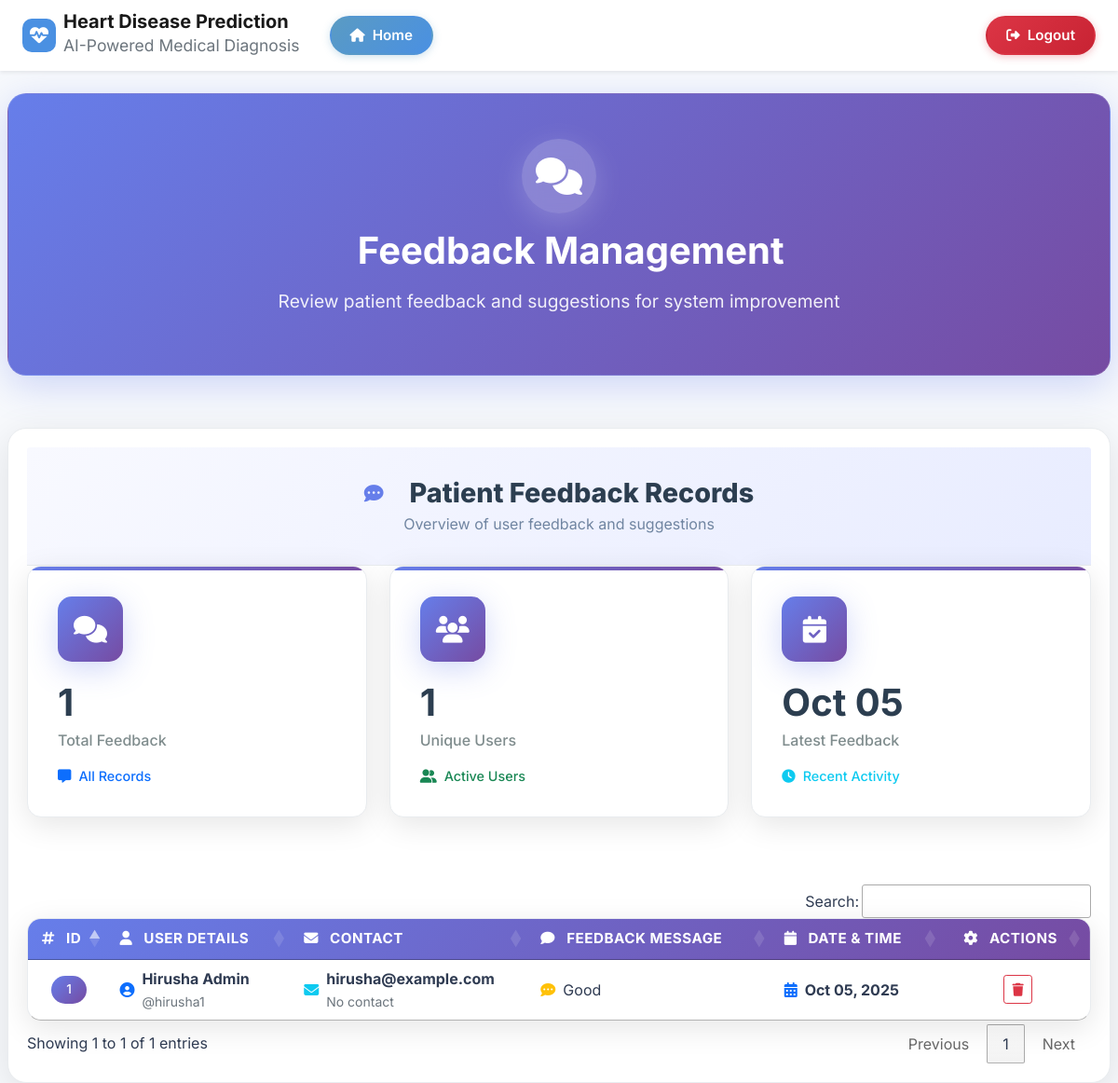
/view_feedback/ (signed in), run on the app's committed database.
### apps/core/health/models.py (models this page shows, shortened)
class Feedback(models.Model):
    user = models.ForeignKey(User, on_delete=models.CASCADE, null=True)
    messages = models.TextField(null=True)
    date = models.DateField(auto_now=True)

### apps/core/health/views.py (the view)
# urls.py: path('view_feedback/', View_Feedback,name="view_feedback"),
@login_required(login_url="login")
def View_Feedback(request):
    dis = Feedback.objects.all()
    unique_users = Feedback.objects.values('user').distinct().count()
    d = {'dis':dis, 'unique_users':unique_users}
    return render(request,'view_feedback.html',d)

### apps/core/health/templates/view_feedback.html (shortened to what this page needs)
{% extends 'index.html' %}
{% load static %}
{% block body %}
<div class="container mt-4 mb-4">
    <div class="row">
        <div class="col-12">
            <div class="page-header text-center">
                <div class="header-icon mb-3">
                    <i class="fas fa-comments"></i>
                </div>
                <h1 class="page-title mb-3">
                    Feedback Management
                </h1>
                <p class="page-subtitle">Review patient feedback and suggestions for system improvement</p>
            </div>
        </div>
    </div>
</div>
<div class="container">
    <div class="row justify-content-center">
        <div class="col-12">
            <div class="card-modern">
                <div class="card-header">
                    <div class="text-center">
                        <h2 class="card-title">
                            <i class="fas fa-comment-dots me-3"></i>
                            Patient Feedback Records
                        </h2>
                        <p class="card-subtitle">Overview of user feedback and suggestions</p>
                    </div>
                </div>
                <div class="row mb-5">
                    <div class="col-lg-4 col-md-6 mb-4">
                        <div class="stat-card fade-in">
                            <div class="stat-icon">
                                <i class="fas fa-comments"></i>
                            </div>
                            <div class="stat-content">
                                <h3 class="stat-number">{{ dis|length }}</h3>
                                <p class="stat-label">Total Feedback</p>
                                <div class="stat-trend">
                                    <i class="fas fa-message text-primary"></i>
                                    <span class="text-primary">All Records</span>
                                </div>
                            </div>
                        </div>
                    </div>
                    <div class="col-lg-4 col-md-6 mb-4">
                        <div class="stat-card fade-in">
                            <div class="stat-icon">
                                <i class="fas fa-users"></i>
                            </div>
                            <div class="stat-content">
                                <h3 class="stat-number">{{ unique_users }}</h3>
                                <p class="stat-label">Unique Users</p>
                                <div class="stat-trend">
                                    <i class="fas fa-user-friends text-success"></i>
                                    <span class="text-success">Active Users</span>
                                </div>
                            </div>
                        </div>
                    </div>
                    <div class="col-lg-4 col-md-6 mb-4">
                        <div class="stat-card fade-in">
                            <div class="stat-icon">
                                <i class="fas fa-calendar-check"></i>
                            </div>
                            <div class="stat-content">
                                <h3 class="stat-number">
                                {% if dis %}
                                    {% for i in dis %}
                                        {% if forloop.first %}
                                            {{ i.date|date:"M d" }}
                                        {% endif %}
                                    {% endfor %}
                                {% else %}
                                    N/A
                                {% endif %}
                                </h3>
                                <p class="stat-label">Latest Feedback</p>
                                <div class="stat-trend">
                                    <i class="fas fa-clock text-info"></i>
                                    <span class="text-info">Recent Activity</span>
                                </div>
                            </div>
                        </div>
                    </div>
                </div>
                <div class="table-responsive">
                    <table id="example" class="table-modern">
                        <thead>
                            <tr>
                                <th class="text-center">
                                    <i class="fas fa-hashtag me-2"></i>
                                    <span>ID</span>
                                </th>
                                <th>
                                    <i class="fas fa-user me-2"></i>
                                    <span>User Details</span>
                                </th>
                                <th>
                                    <i class="fas fa-envelope me-2"></i>
                                    <span>Contact</span>
                                </th>
                                <th>
                                    <i class="fas fa-comment me-2"></i>
                                    <span>Feedback Message</span>
                                </th>
                                <th>
                                    <i class="fas fa-calendar me-2"></i>
                                    <span>Date & Time</span>
                                </th>
                                <th class="text-center">
                                    <i class="fas fa-cog me-2"></i>
                                    <span>Actions</span>
                                </th>
                            </tr>
                        </thead>
                        <tbody>
                            {% for i in dis %}
                            <tr class="fade-in">
                                <td class="text-center">
                                    <span class="badge bg-primary rounded-pill">{{ forloop.counter }}</span>
                                </td>
                                <td>
                                    <div class="d-flex align-items-center">
                                        <i class="fas fa-user-circle text-primary me-2"></i>
                                        <div>
                                            <div class="fw-bold">{{ i.user.first_name }} {{ i.user.last_name }}</div>
                                            <small class="text-muted">@{{ i.user.username }}</small>
                                        </div>
                                    </div>
                                </td>
                                <td>
                                    <div class="d-flex align-items-center">
                                        <i class="fas fa-envelope text-info me-2"></i>
                                        <div>
                                            <div class="fw-bold">{{ i.user.email }}</div>
                                            <small class="text-muted">{{ i.user.patient_set.all.0.contact|default:"No contact" }}</small>
                                        </div>
                                    </div>
                                </td>
                                <td>
                                    <div class="d-flex align-items-center">
                                        <i class="fas fa-comment-dots text-warning me-2"></i>
                                        <span class="text-truncate" style="max-width: 200px;" title="{{ i.messages }}">
                                            {{ i.messages|truncatechars:50 }}
                                        </span>
                                    </div>
                                </td>
                                <td>
                                    <div class="d-flex align-items-center">
                                        <i class="fas fa-calendar-alt text-primary me-2"></i>
                                        <div>
                                            <div class="fw-bold">{{ i.date|date:"M d, Y" }}</div>
                                        </div>
                                    </div>
                                </td>
                                <td class="text-center">
                                    <a href="{% url 'delete_feedback' i.id %}"
                                       class="btn btn-sm btn-outline-danger"
                                       onclick="return confirm('Are you sure you want to delete this feedback?')"
                                       data-bs-toggle="tooltip" title="Delete Feedback">
                                        <i class="fas fa-trash"></i>
                                    </a>
                                </td>
                            </tr>
                            {% endfor %}
                        </tbody>
                    </table>
                </div>
            </div>
        </div>
    </div>
</div>
{% endblock %}

### apps/core/health/static/css/modern-style.css (style rules this page uses)
:root { --primary-color: #4a90e2; --primary-600: #3d7bd6; --secondary-color: #20c997; --warning-color: #ffc107; --danger-color: #dc3545; --bg: #f7f9fc; --surface: #ffffff; --text: #2f3b52; --muted: #7085a1; --text-light: #f5f7fb; --shadow-soft: 0 4px 16px rgba(15, 23, 42, 0.08); --shadow-medium: 0 10px 30px rgba(15, 23, 42, 0.12); --gradient-primary: linear-gradient(135deg, #5A9BC3 0%, #4a90e2 100%); }
html, body { background: var(--bg); color: var(--text); font-family: 'Inter', system-ui, -apple-system, Segoe UI, Roboto, sans-serif; -webkit-font-smoothing: antialiased; }
.card-modern { background: var(--surface); border-radius: 16px; padding: 1.25rem; box-shadow: var(--shadow-soft); height: 100%; }
.card-modern .card-title { font-weight: 800; margin-bottom: .25rem; }
.card-modern .card-subtitle { color: var(--muted); margin: 0; }
.fade-in { animation: fadeIn .35s ease-in; }
.table-modern { box-shadow: var(--shadow-soft); border-radius: 12px; overflow: hidden; }

### apps/core/health/templates/view_feedback.html (style rules this page uses)
.page-header { background: linear-gradient(135deg, #667eea 0%, #764ba2 100%); border-radius: 20px; padding: 3rem 2rem; margin-bottom: 2rem; box-shadow: 0 10px 40px rgba(102, 126, 234, 0.3); border: 1px solid rgba(255, 255, 255, 0.1); position: relative; overflow: hidden; }
.header-icon { width: 80px; height: 80px; margin: 0 auto; display: flex; align-items: center; justify-content: center; background: rgba(255, 255, 255, 0.2); border-radius: 50%; box-shadow: 0 8px 32px rgba(255, 255, 255, 0.2); backdrop-filter: blur(10px); }
.header-icon i { font-size: 2.5rem; color: white; }
.page-title { font-size: 2.5rem; font-weight: 700; color: white; margin-bottom: 1rem; position: relative; z-index: 2; }
.page-subtitle { color: rgba(255, 255, 255, 0.9); font-size: 1.2rem; font-weight: 400; position: relative; z-index: 2; }
.card-modern { background: white; border-radius: 20px; box-shadow: 0 10px 40px rgba(0, 0, 0, 0.1); border: 1px solid #e9ecef; overflow: hidden; transition: all 0.3s ease; }
.card-header { background: linear-gradient(135deg, #f8f9ff 0%, #e8ecff 100%); border-bottom: 1px solid #e9ecef; padding: 2rem; }
.card-title { font-size: 1.8rem; font-weight: 600; color: #2c3e50; margin-bottom: 0.5rem; display: flex; align-items: center; justify-content: center; gap: 0.75rem; }
.card-title i { color: #667eea; font-size: 1.3rem; }
.card-subtitle { color: #7f8c8d; font-size: 1rem; margin: 0; }
.stat-card { background: white; border-radius: 15px; padding: 2rem; box-shadow: 0 8px 32px rgba(0, 0, 0, 0.1); border: 1px solid #e9ecef; transition: all 0.3s ease; position: relative; overflow: hidden; height: 100%; }
.stat-card::before { content: ''; position: absolute; top: 0; left: 0; right: 0; height: 4px; background: linear-gradient(135deg, #667eea 0%, #764ba2 100%); }
.stat-icon { width: 70px; height: 70px; border-radius: 15px; display: flex; align-items: center; justify-content: center; margin-bottom: 1.5rem; font-size: 1.8rem; color: white; background: linear-gradient(135deg, #667eea 0%, #764ba2 100%); box-shadow: 0 8px 32px rgba(102, 126, 234, 0.3); }
.stat-number { font-size: 2.5rem; font-weight: 700; color: #2c3e50; margin-bottom: 0.5rem; line-height: 1; }
.stat-label { color: #7f8c8d; font-size: 1rem; font-weight: 500; margin-bottom: 1rem; }
.stat-trend { display: flex; align-items: center; gap: 0.5rem; font-size: 0.9rem; font-weight: 500; }
.table-modern { background: white; border-radius: 15px; overflow: hidden; box-shadow: 0 8px 32px rgba(0, 0, 0, 0.1); border: 1px solid #e9ecef; }
.table-modern thead { background: linear-gradient(135deg, #667eea 0%, #764ba2 100%); color: white; }
.table-modern thead th { border: none; padding: 1.5rem 1rem; font-weight: 600; font-size: 0.95rem; text-transform: uppercase; letter-spacing: 0.5px; color: white; text-align: center; vertical-align: middle; }
.table-modern thead th i { color: white; margin-right: 0.5rem; }
.table-modern thead th span { color: white; }
.table-modern tbody tr { transition: all 0.3s ease; border-bottom: 1px solid #f1f3f4; }
.table-modern tbody td { padding: 1.25rem 1rem; vertical-align: middle; border: none; }
.badge { font-weight: 500; padding: 0.5rem 1rem; border-radius: 25px; font-size: 0.85rem; }
.badge.bg-primary { background: linear-gradient(135deg, #667eea 0%, #764ba2 100%) !important; color: white; }
.fade-in { animation: fadeInUp 0.6s ease-out; }

### data on the page
Feedback: date "Oct 05", user.first_name "Hirusha", user.last_name "Admin", user.username "hirusha1", user.email "hirusha@example.com", user.patient_set.all.0.contact "No contact", messages "Good", date "Oct 05, 2025"

### other printed values
{{ dis|length }} "1"
{{ unique_users }} "1"
